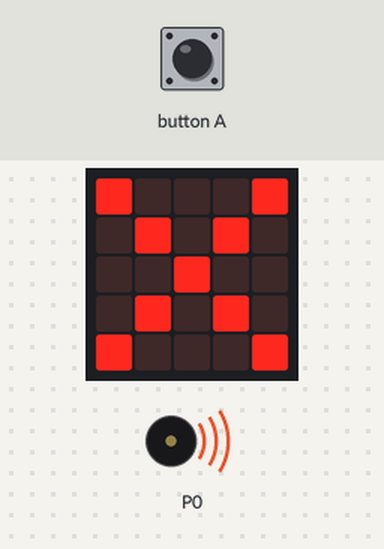
Bench run of a program on a simulated BBC micro:bit (MakeCode). On the bench: the board's 5×5 LED display, buzzer (waves = sounding).

Above: at 0.5 s.
At 4.5 s:
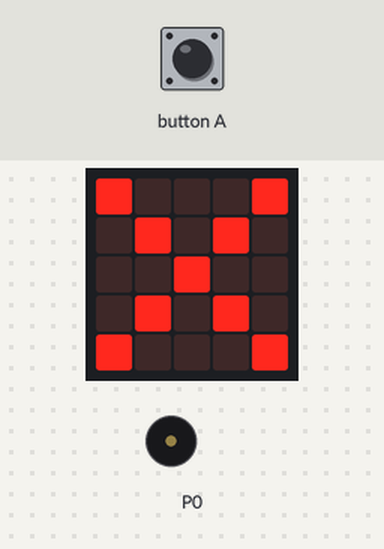
Timing chart, 0 to 6.0 s (numbered marks = the images above):
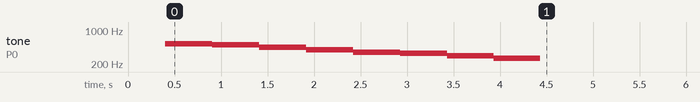

The program:

main.ts
```typescript
if (input.buttonIsPressed(Button.A)) {
    basic.showLeds(`
        . . # . .
        . # . # .
        # . . . #
        . # . # .
        . . # . .
        `)
    music.playMelody("C D E F G A B C5 ", 120)
} else {
    basic.showLeds(`
        # . . . #
        . # . # .
        . . # . .
        . # . # .
        # . . . #
        `)
    music.playMelody("C5 B A G F E D C ", 120)
}
```

test.ts
```typescript
// 在這裡測試；當此封包作為擴充功能時，將不會編譯此內容。
```
